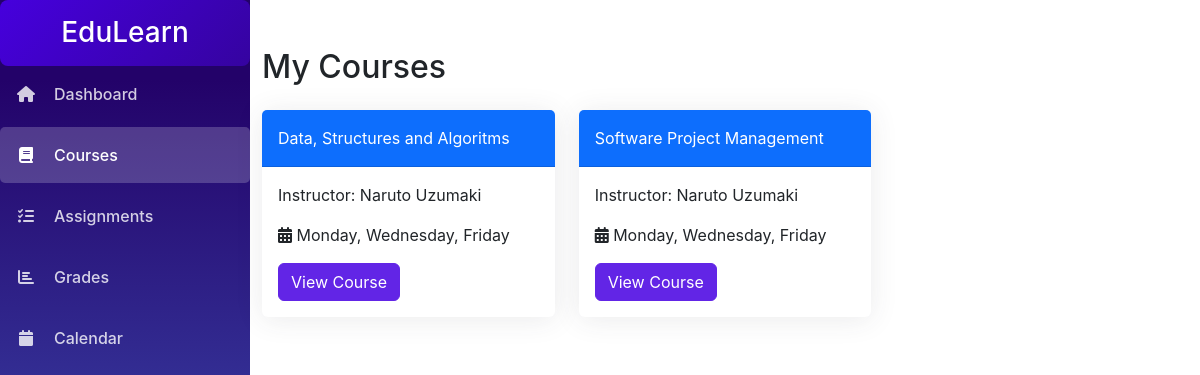
The page /courses (signed in) on the database its author committed.
### app.py (models this page shows)
class Class(Base):
    __tablename__ = 'classes'
    id = Column(Integer, primary_key=True, autoincrement=True)
    name = Column(String(100), nullable=False)
    code = Column(String(50), unique=True, nullable=False)
    description = Column(Text, nullable=True)
    start_date = Column(Date, nullable=False)
    end_date = Column(Date, nullable=False)
    schedule_day = Column(String(20), nullable=False)
    start_time = Column(Time, nullable=False)
    end_time = Column(Time, nullable=False)
    max_students = Column(Integer, nullable=False)
    prerequisites = Column(Text, nullable=True)
    instructor_id = Column(Integer, ForeignKey('users.id'), nullable=False)
    instructor = relationship("User")

class User(Base):
    __tablename__ = 'users'
    id = Column(Integer, primary_key=True, autoincrement=True)
    name = Column(String(100), nullable=False)
    email = Column(String(100), unique=True, nullable=False)
    password_hash = Column(String(200), nullable=False)
    role = Column(String(50), nullable=False)  # 'instructor' or 'student'

### app.py (the view)
@app.route('/courses')
def courses():
    user = get_current_user()
    if not user:
        return redirect(url_for('login'))
    db_session = SessionLocal()
    enrolled_courses = []
    if user.role == 'student':
        enrolled_courses = (
            db_session.query(Class)
            .join(Enrollment, Enrollment.class_id == Class.id)
            .options(joinedload(Class.instructor))  # Ensures instructor data is loaded
            .filter(Enrollment.student_id == user.id)
            .all()
        )
    db_session.close()
    return render_template('courses.html', user=user, enrolled_courses=enrolled_courses)

### app.py (called while the page is built)
def get_current_user():
    if 'user_id' in session:
        db_session = SessionLocal()
        user = db_session.query(User).filter_by(id=session['user_id']).first()
        db_session.close()
        return user
    return None

### templates/courses.html (shortened to what this page needs)
<!DOCTYPE html>
<html lang="en">
<head>
  <link href="https://cdn.jsdelivr.net/npm/bootstrap@5.3.0/dist/css/bootstrap.min.css" rel="stylesheet">
  <link href="https://cdnjs.cloudflare.com/ajax/libs/font-awesome/6.4.0/css/all.min.css" rel="stylesheet">
  <link rel="stylesheet" href="{{url_for('static', filename='globals.css')}}">
  <link rel="stylesheet" href="{{url_for('static', filename='styles.css')}}">
</head>
<body>
  <div class="wrapper">
      <nav class="sidebar">
        <div class="sidebar-header p-3">
          <h3 class="text-white mb-0">EduLearn</h3>
        </div>
        <ul class="nav flex-column">
          <li class="nav-item">
            <a class="nav-link" href="{{url_for('student_dashboard')}}">
              <i class="fas fa-home"></i>
              Dashboard
            </a>
          </li>
          <li class="nav-item">
            <a class="nav-link active" href="{{url_for('courses')}}">
              <i class="fas fa-book"></i>
              Courses
            </a>
          </li>
          <li class="nav-item">
            <a class="nav-link" href="{{url_for('assignments')}}">
              <i class="fas fa-tasks"></i>
              Assignments
            </a>
          </li>
          <li class="nav-item">
            <a class="nav-link" href="{{url_for('grades')}}">
              <i class="fas fa-chart-bar"></i>
              Grades
            </a>
          </li>
          <li class="nav-item">
            <a class="nav-link" href="{{url_for('calendar')}}">
              <i class="fas fa-calendar"></i>
              Calendar
            </a>
          </li>
        </ul>
      </nav>
      <div class="container py-5">
        <h2 class="mb-4">My Courses</h2>
        <div class="row">
            {% if enrolled_courses %}
                {% for course in enrolled_courses %}
                <div class="col-md-4">
                    <div class="card course-card">
                        <div class="card-header bg-primary text-white">
                            {{ course.name }}
                        </div>
                        <div class="card-body">
                            <p>Instructor: {{ course.instructor.name }}</p>
                            <p><i class="fas fa-calendar-alt"></i> {{ course.schedule_day }}</p>
                            <a href="#" class="btn btn-primary">View Course</a>
                        </div>
                    </div>
                </div>
                {% endfor %}
            {% else %}
                <p class="text-muted">You are not enrolled in any courses.</p>
            {% endif %}
        </div>
    </div>
  </div>
</body>
</html>

### static/styles.css (style rules this page uses)
:root { --primary-color: #6225e6; --secondary-color: #f8f9fc; --accent-color: #5014d1; --success-color: #1cc88a; --warning-color: #f6c23e; --danger-color: #e74a3b; --dark-color: #5a5c69; --light-color: #f8f9fc; }
body { font-family: -apple-system, BlinkMacSystemFont, "Segoe UI", Roboto, "Helvetica Neue", Arial, sans-serif; min-height: 100vh; }
.wrapper { display: flex; width: 100%; align-items: stretch; }
.sidebar-header { display: flex; align-items: center; justify-content: center; padding: 15px; text-decoration: none; background: linear-gradient(135deg,#4600dd, #3503a0); color: white; font-size: 20px; font-weight: bold; border-radius: 8px; transition: all 0.3s ease-in-out; }
.sidebar { min-width: 250px; max-width: 250px; min-height: 100vh; background: linear-gradient(180deg, #230269 10%, #496ace 100%); color: white; transition: all 0.3s; }
.sidebar .nav-link { color: rgba(255, 255, 255, 0.8); padding: 1rem; font-weight: 500; display: flex; align-items: center; gap: 0.5rem; border-radius: 5px; margin-bottom: 5px; }
.sidebar .nav-link.active { color: white; background-color: rgba(255, 255, 255, 0.2); }
.sidebar .nav-link i { margin-right: 10px; width: 20px; text-align: center; }
.card { border: none; box-shadow: 0 0.15rem 1.75rem 0 rgba(58, 59, 69, 0.1); margin-bottom: 1.5rem; }
.card-header { background-color: white; border-bottom: 1px solid rgba(0, 0, 0, 0.125); padding: 1rem; }
.btn-primary { background-color: var(--primary-color); border-color: var(--primary-color); }
.course-card { transition: transform 0.3s; }

### rows shown on the page
Class: name "Data, Structures and Algoritms", instructor.name "Naruto Uzumaki", schedule_day "Monday, Wednesday, Friday"
Class: name "Software Project Management", instructor.name "Naruto Uzumaki", schedule_day "Monday, Wednesday, Friday"
